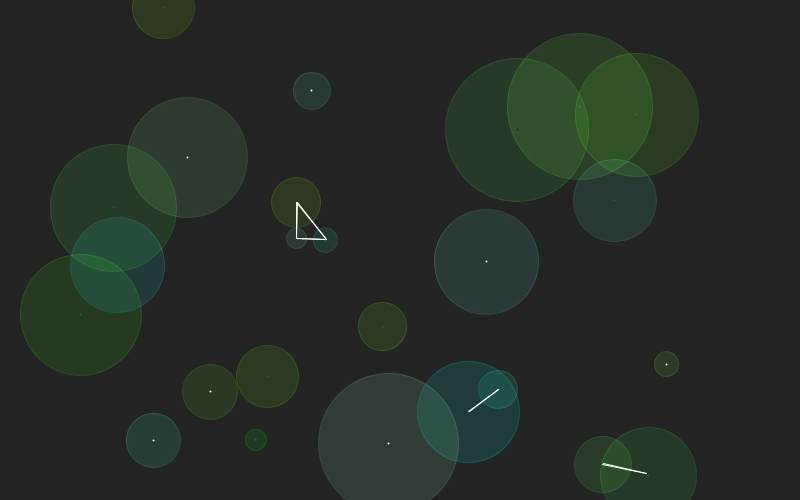
Frame 1 (no input)
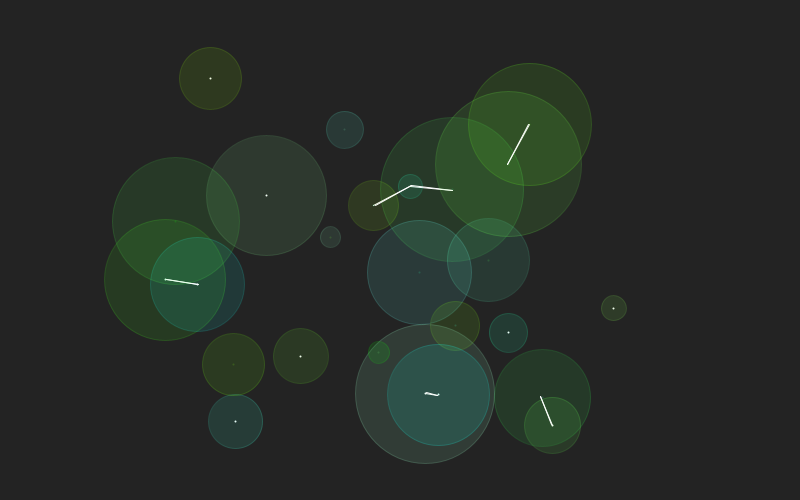
Frame 60 (the mouse pressed at the canvas centre just before this capture)
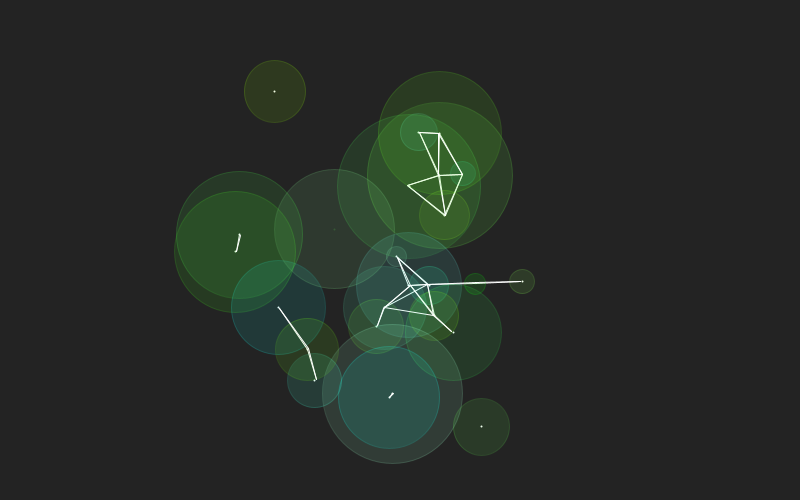
Frame 120 (the mouse held since frame 60 and released just before this capture)

The Processing sketch that drew these frames (run headless with seeded random() and noise(); from frame 60 on, the mouse is pressed at the canvas centre):

// Processing sketch: processing_131588
// ── processing_131588.pde

//Ejercicio desarrollado por Alberto Castillo
//Basado en el código explicado por Melania y Paula.

//Probé en lugar de trabajar todo con números enteros, manejarlo todo con números reales (floats).
//Según entiendo esto hace que los círculitos no salten tanto de lugar en lugar sino que se agrupen. Me gusta más la organización que hacen así.
//Lo demás fueron detalles cómo el color, la opacidad, el punto en el centro de masa del círculo, etc.


int nCirculos =25;//cantidad de círculos en el sistema
float[][] circulos= new float [nCirculos][10]; //produce una matriz de 4 filas y 3 columnas

void setup(){
  size(800,500);
  noCursor();
  smooth();
  fill(HSB,255,255,255);
  for(int i=0;i<nCirculos;i++){
    circulos[i][0]=(float)random(width);//primera posición X
    circulos[i][1]=(float)random(height);//primera posición Y
    circulos[i][2]=(float)random(15,150);//genera el radio
    circulos[i][3]=(float)random(width);//nueva posición X
    circulos[i][4]=(float)random(height);//nueva posición Y
    circulos[i][5]=(float)random(200,400);//velocidad
    circulos[i][6]=(float)random(0,161);//R
    circulos[i][7]=(float)random(252,255);//G
    circulos[i][8]=(float)random(255);//B
    circulos[i][9]=(float)random(25,30);//opacidad
    
}
}
void draw(){
  background(35);//refresca el background en cada iteración
  for(int i=0;i<nCirculos;i++){//llama a la matriz de círculos creada anteriormente
    
    //establece las propiedades gráficas de los círculos
    strokeWeight(2);
    point(circulos[i][0],circulos[i][1]);
    strokeWeight(1);
    stroke(circulos[i][6],circulos[i][7],circulos[i][8],circulos[i][9]*1.5);
    fill(circulos[i][6],circulos[i][7],circulos[i][8],circulos[i][9]); 
    ellipse(circulos[i][0],circulos[i][1],circulos[i][2],circulos[i][2]);//dibuja el círculo en sí con las calidades establecidas en la matriz.
  
    float v=circulos[i][5];//introduce la velocidad (o razón de cambio).
    circulos[i][0]+=(circulos[i][3]-circulos[i][0])/v;//mueve el punto A en x.
    circulos[i][1]+=(circulos[i][4]-circulos[i][1])/v;//mueve el punto A en y.
    
    
    float cx=circulos[i][0]-circulos[i][3];//relación de distancia entre posiciones X.
    float cy=circulos[i][1]-circulos[i][4];//relación de distancia entre posiciones Y.
      if(((cx<v)&&(cx>-v))&&(cy<v)&&(cy>-v)){//define si el círculo ya llegó al punto B).
        
        circulos[i][3]=(float)random(width);//vuelve a producir una nueva ubicación para los círculos en x.
        circulos[i][4]=(float)random(height);//vuelve a producir una neva ubicación para los círculos en y.
  
      }
        for(int p=0;p<nCirculos;p++){ //el p se pone porque es otro lector de matriz
        if(i!=p){
          //distancia entre círculo i al círculo p
          float distancia = sqrt(sq(circulos[i][0]-circulos[p][0])+sq(circulos[i][1]-circulos[p][1]));
         
          if(distancia<50){//produce que si la distancia entre un círculo y otro es menor a 50px, dibuja una línea.
           stroke(255);//color de la línea
           strokeWeight(1);//peso de la línea
            line(circulos[i][0],circulos[i][1],circulos[p][0],circulos[p][1]);//dibuja la línea entre los círculos. 
          }
        }
      }
  }
      
}
